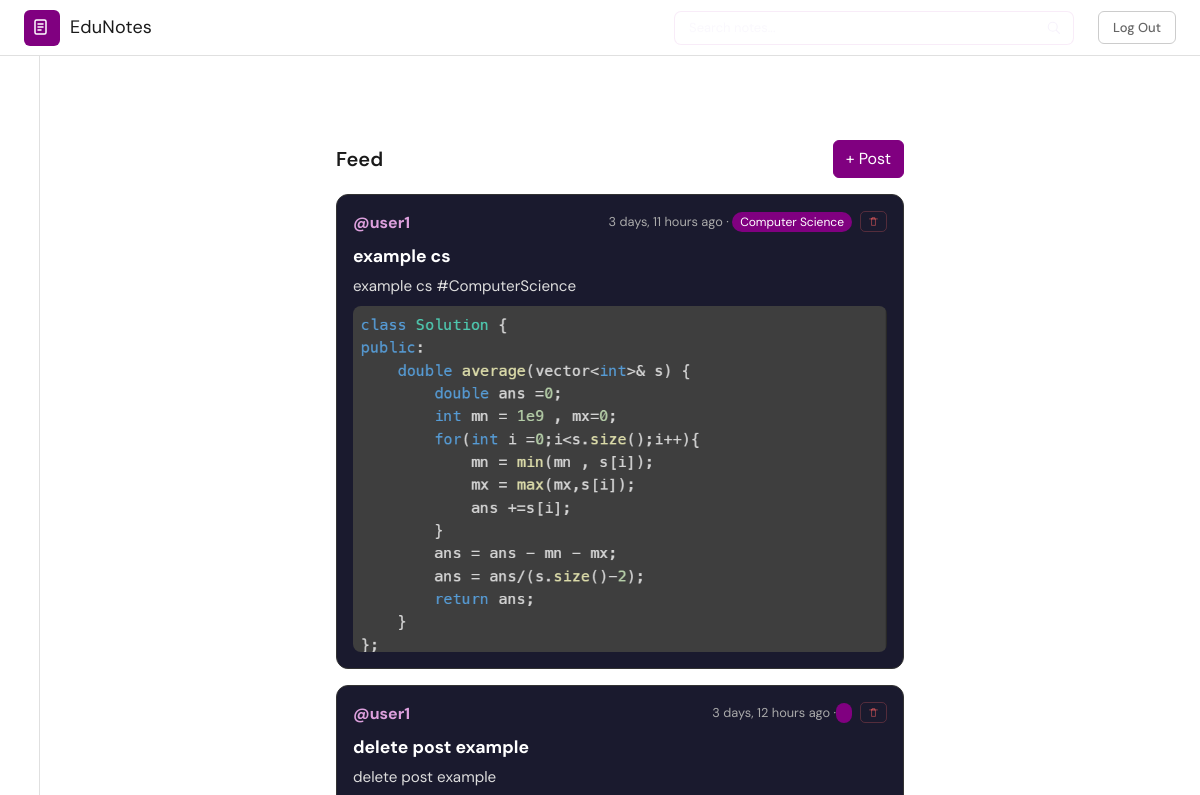
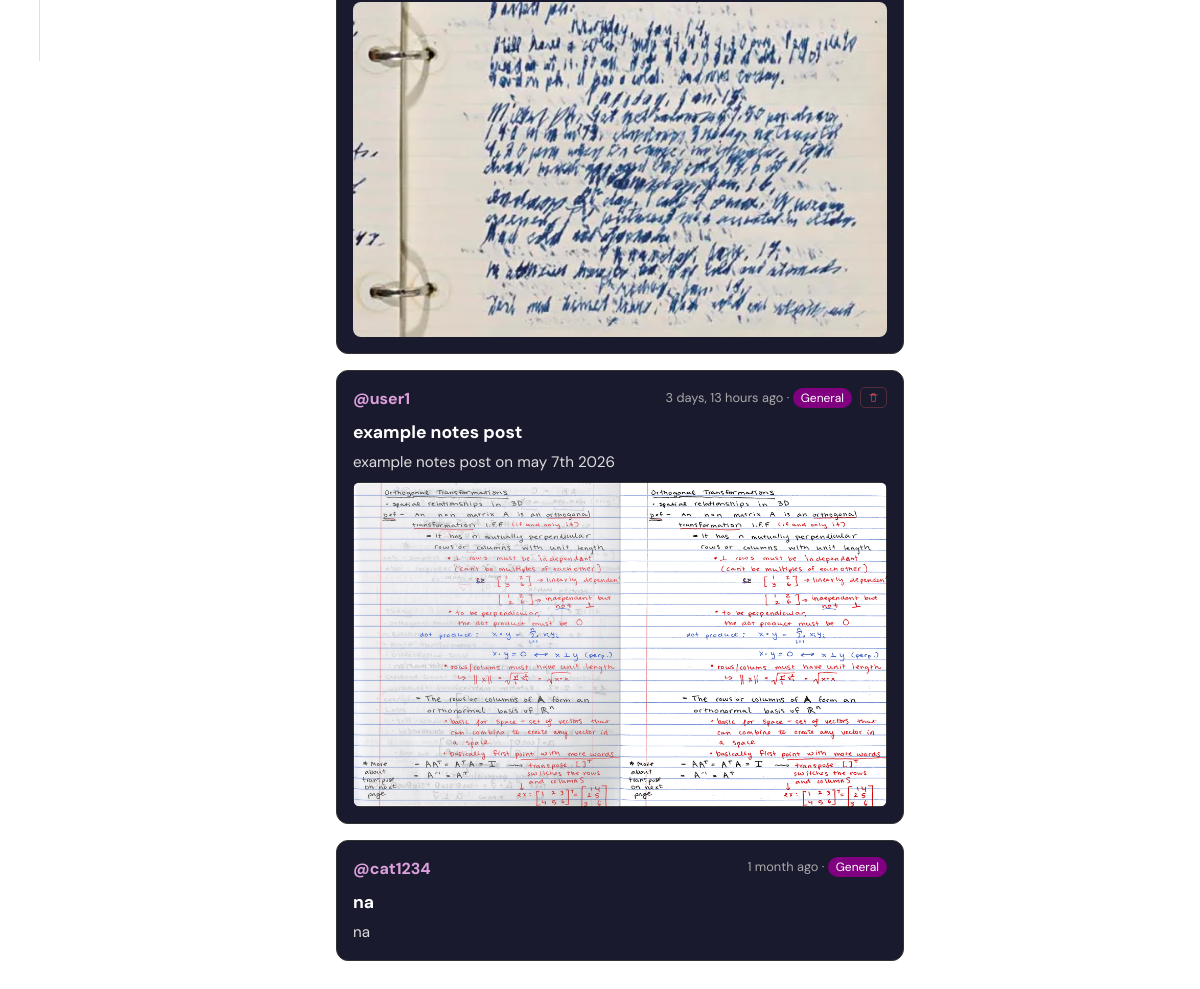
Page /home/ (signed in) on the committed database (2 pictures, top to bottom).
### proj1App/models.py (models this page shows, shortened)
class Post(models.Model):
    CATEGORY_CHOICES = [
        ('Computer Science', 'Computer Science'),
        ('Mechanical Engineering', 'Mechanical Engineering'),
        ('Electrical Engineering', 'Electrical Engineering'),
        ('Mathematics', 'Mathematics'),
        ('Physics', 'Physics'),
        ('Biology', 'Biology'),
        ('Chemistry', 'Chemistry'),
        ('Business', 'Business'),
        ('General', 'General'),
    ]
    user       = models.ForeignKey(User, on_delete=models.CASCADE, related_name='posts')
    category   = models.CharField(max_length=100, choices=CATEGORY_CHOICES, default='General')
    title      = models.CharField(max_length=200, blank=True)
    body       = models.TextField(blank=True)
    image      = models.ImageField(upload_to='posts/images/', blank=True, null=True)
    pdf        = models.FileField(upload_to='posts/pdfs/', blank=True, null=True)
    link       = models.URLField(blank=True)
    created_at = models.DateTimeField(auto_now_add=True)
    community  = models.ForeignKey(
        'Community', on_delete=models.SET_NULL,
        null=True, blank=True, related_name='posts'
    )
    class Meta:
        ordering = ['-created_at']  # newest first

### proj1App/views.py (the view)
# urls.py: 2. Add a URL to urlpatterns:  path('', views.home, name='home')
@login_required
def home(request):
    posts = Post.objects.all().select_related('user')
    return render(request, 'proj1App/home.html', {'posts': posts})

### proj1App/templates/proj1App/home.html (shortened to what this page needs)
{% extends "proj1App/base.html" %}
{% load static %}
{% block extra_css %}<link rel="stylesheet" href="{% static 'proj1App/css/home.css' %}">{% endblock %}
{% block content %}
<nav class="en-navbar">
    <a href="/" class="en-brand">
        <div class="en-brand-icon">
        </div>
        <span class="en-brand-name">EduNotes</span>
    </a>
    <form method="GET" action="/search/" class="en-search-form">
        <input type="text" name="q" class="en-search-input" placeholder="Search notes...">
        <button type="submit" class="en-search-btn">
            <svg width="15" height="15" viewBox="0 0 20 20" fill="none">
                <circle cx="9" cy="9" r="6" stroke="currentColor" stroke-width="1.5"/>
                <path d="M14 14l4 4" stroke="currentColor" stroke-width="1.5" stroke-linecap="round"/>
            </svg>
        </button>
    </form>
    <a href="/logout/" class="en-navbar-logout">Log Out</a>
</nav>
<div id="sidebar">
    <ul class="nav flex-column pt-3">
        <li class="nav-item">
            <a class="nav-link" href="/profile/">
            </a>
        </li>
        <li class="nav-item">
            <a class="nav-link active" href="/home/">
            </a>
        </li>
        <li class="nav-item">
            <a class="nav-link" href="/communities/">
            </a>
        </li>
    </ul>
</div>
<div id="main-content">
    <div class="feed-container">
        <div class="d-flex justify-content-between align-items-center mb-3">
            <h5 class="en-feed-title">Feed</h5>
            <button class="btn btn-purple" data-bs-toggle="modal" data-bs-target="#postModal">+ Post</button>
        </div>
        {% for post in posts %}
        <div class="post-card">
            <div class="d-flex justify-content-between align-items-start">
                <span class="post-user">@{{ post.user.username }}</span>
                <div class="d-flex align-items-center gap-2">
                    <span class="post-meta">{{ post.created_at|timesince }} ago &middot; <span class="post-category">{{ post.category }}</span></span>
                    {% if post.user == request.user %}
                    <form method="POST" action="/posts/delete/{{ post.id }}/">
                        <button type="submit" class="post-delete-btn" onclick="return confirm('Delete this post?')">
                            <svg width="13" height="13" viewBox="0 0 20 20" fill="none">
                                <path d="M4 6h12M8 6V4h4v2M7 6v10h6V6H7z" stroke="currentColor" stroke-width="1.5" stroke-linecap="round" stroke-linejoin="round"/>
                            </svg>
                        </button>
                    </form>
                    {% endif %}
                </div>
            </div>
            {% if post.title %}
                <div class="post-title">{{ post.title }}</div>
            {% endif %}
            {% if post.body %}
                <div class="post-body">{{ post.body }}</div>
            {% endif %}
            {% if post.image %}
                <img src="{{ post.image.url }}" class="post-img mt-2" alt="post image">
            {% endif %}
        </div>
        {% empty %}
            <div class="post-card text-center" style="color:#aaa;">
                No posts yet. Follow some communities or be the first to post!
            </div>
        {% endfor %}
    </div>
</div>
{% endblock %}

### proj1App/static/proj1App/css/style.css (style rules this page uses)
body { min-height: 100vh; background-color: white; font-family: 'DM Sans', sans-serif; }
.btn-purple { background-color: purple; border-color: purple; color: white; }
.en-brand { display: inline-flex; align-items: center; gap: 10px; text-decoration: none; }
.en-brand-icon { width: 36px; height: 36px; background-color: purple; border-radius: 6px; display: flex; align-items: center; justify-content: center; flex-shrink: 0; }
.en-brand-name { font-family: 'DM Sans', sans-serif; font-size: 22px; color: #1a1a1a; letter-spacing: 0.01em; }
.en-navbar { position: fixed; top: 0; left: 0; right: 0; height: 56px; background-color: white; border-bottom: 1px solid #e0e0e0; display: flex; align-items: center; justify-content: space-between; padding: 0 1.5rem; z-index: 1001; }
.en-navbar .en-brand { flex: 1; }
.en-navbar .en-brand-name { font-size: 18px; color: #1a1a1a; }
.en-navbar-logout { flex: 1; display: flex; justify-content: flex-end; max-width: fit-content; margin-left: auto; font-size: 13px; font-weight: 500; color: #666; text-decoration: none; padding: 6px 14px; border: 1px solid #ccc; border-radius: 6px; transition: color 0.18s, border-color 0.18s; }
.post-card { background-color: #1a1a2e; border: 1px solid #333; border-radius: 12px; padding: 16px; margin-bottom: 16px; color: white; }
.post-user { font-weight: bold; color: plum; }
.post-meta { font-size: 0.8rem; color: #aaa; }
.post-category { background-color: purple; color: white; padding: 2px 8px; border-radius: 20px; font-size: 0.75rem; }
.post-title { font-size: 1.1rem; font-weight: bold; margin-top: 8px; }
.post-body { margin-top: 6px; font-size: 0.95rem; color: #ddd; }
.post-img { width: 100%; border-radius: 8px; }
.post-delete-btn { background: transparent; border: 1px solid rgba(255, 100, 100, 0.25); border-radius: 5px; color: rgba(255, 100, 100, 0.5); padding: 3px 6px; cursor: pointer; display: flex; align-items: center; transition: background-color 0.18s, color 0.18s, border-color 0.18s; }
.en-search-form { display: flex; align-items: stretch; flex: 2; max-width: 400px; margin: 0 1.5rem; }
.en-search-input { width: 100%; height: 34px; padding: 0px 14px; background-color: rgba(255, 255, 255, 0.08); border: 1px solid rgba(221, 160, 221, 0.2); border-right: none; border-radius: 7px 0 0 7px; font-family: 'DM Sans', sans-serif; font-size: 13px; color: #f0eaf8; outline: none; transition: border-color 0.18s, background-color 0.18s; box-sizing: border-box; }
.en-search-input::placeholder { color: rgba(240, 234, 248, 0.35); }
.en-search-btn { height: 34px; padding: 0px 12px; background-color: rgba(255, 255, 255, 0.08); border: 1px solid rgba(221, 160, 221, 0.2); border-left: none; border-radius: 0 7px 7px 0; color: rgba(240, 234, 248, 0.6); cursor: pointer; display: flex; align-items: center; transition: background-color 0.18s, color 0.18s; box-sizing: border-box; }

### proj1App/static/proj1App/css/home.css (style rules this page uses)
#sidebar { position: fixed; top: 56px; left: -160px; width: 200px; height: 100vh; background-color: white; border-right: 1px solid #e0e0e0; padding-top: 10px; transition: left 0.3s ease; z-index: 999; }
#sidebar .nav-link { color: #444; }
#sidebar .nav-link.active { color: purple; }
#main-content { margin-left: 40px; padding-top: 70px; }
.feed-container { max-width: 600px; margin: 0 auto; padding: 70px 16px 40px; }
.en-feed-title { font-family: 'DM Sans', sans-serif; font-size: 20px; font-weight: 600; color: #1a1a1a; margin: 0; }

### rows in the picture
Post: user.username "user1", created_at "3 days, 11 hours", category "Computer Science", title "example cs", body "example cs #ComputerScience", image (picture)
Post: user.username "user1", created_at "3 days, 12 hours", title "delete post example", body "delete post example", image (picture)
Post: user.username "user1", created_at "3 days, 13 hours", category "General", title "example notes post", body "example notes post on may 7th 2026", image (picture)
Post: user.username "cat1234", created_at "1 month", category "General", title "na", body "na"
